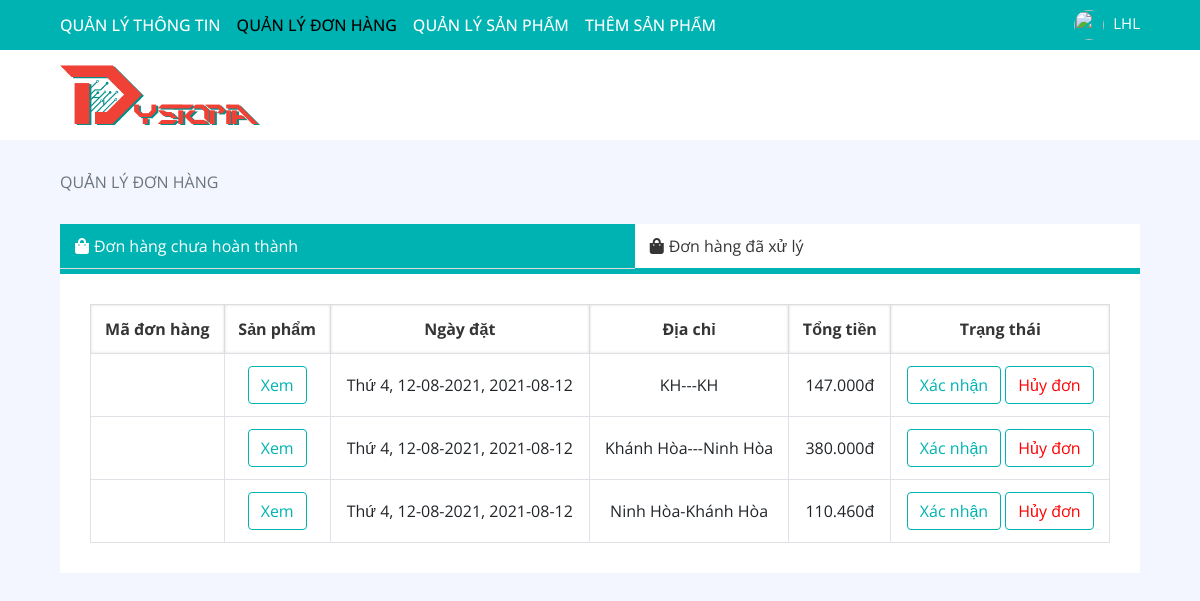
/admin/transaction-management.php (signed in), run on the app's committed database.
### tables this page shows
CREATE TABLE `transaction` (
  `id` bigint(20) NOT NULL,
  `status` tinyint(4) NOT NULL DEFAULT 0,
  `address` varchar(50) NOT NULL,
  `user_id` int(11) NOT NULL DEFAULT 0,
  `user_name` varchar(50) NOT NULL,
  `user_email` varchar(50) NOT NULL,
  `user_phone` varchar(20) NOT NULL,
  `amount` text NOT NULL DEFAULT '0',
  `product_id` varchar(255) NOT NULL,
  `payment` varchar(32) NOT NULL,
  `message` varchar(255) NOT NULL,
  `date` datetime NOT NULL DEFAULT '1900-01-01 00:00:00'
);

### admin/transaction-management.php (the view, shortened to what this page needs)
<?php
    require_once('../moneyPoint.php');
	$dbhost = 'localhost:33066';
    $dbuser = 'root';
    $dbpass = '';
    $conn = new mysqli($dbhost, $dbuser, $dbpass, "database");
    mysqli_set_charset($conn,"utf8");
    if(isset($_SESSION['name']) && isset($_SESSION['id']) && isset($_SESSION['authority'])){
        $eachPartName = preg_split("/\ /",$_SESSION['name']);
        $countName = count($eachPartName);
        if($countName == 1){
            $name = $eachPartName[$countName-1];
        }
        else{
            $name = $eachPartName[$countName-2] . " " . $eachPartName[$countName-1];
        }
        $author = $_SESSION['authority'];
    }
    else{
        header('Location: admin-login.html');
    }
?>
<!DOCTYPE html>
<html lang="en">
    <head>
        <link href="https://stackpath.bootstrapcdn.com/bootstrap/4.4.1/css/bootstrap.min.css" rel="stylesheet">
        <link href="https://cdnjs.cloudflare.com/ajax/libs/font-awesome/5.10.0/css/all.min.css" rel="stylesheet">
        <link href="../lib/slick/slick.css" rel="stylesheet">
        <link href="../lib/slick/slick-theme.css" rel="stylesheet">
        <link href="../css/style.css" rel="stylesheet">
        <link href="../css/base.css" rel="stylesheet">
    </head>
    <body>
        <div class="nav">
            <div class="container-fluid">
                <nav class="navbar navbar-expand-md bg-dark navbar-dark">
                    <div class="collapse navbar-collapse justify-content-between" id="navbarCollapse">
                        <div class="navbar-nav mr-auto">
                            <?php
                                if($author == 1){
                                    echo "<a href='admin.php' class='nav-item nav-link'>QUẢN LÝ THÔNG TIN</a>";
                                    echo "<a href='transaction-management.php' class='nav-item nav-link active'>QUẢN LÝ ĐƠN HÀNG</a>";
                                    echo "<a href='product-management.php' class='nav-item nav-link'>QUẢN LÝ SẢN PHẨM</a>";
                                    echo "<a href='add-item.php' class='nav-item nav-link'>THÊM SẢN PHẨM</a>";
                                }else{
                                    echo "<a href='transaction-management.php' class='nav-item nav-link active'>QUẢN LÝ ĐƠN HÀNG</a>";
                                }
                            ?>
                        </div>
                        <div class="header__navbar-item header__navbar-user">
                            <img class = "avatar-img" src="../img/avatar.jpg"/>
                            <span class="header__navbar-user-name"><?php echo $name;?></span>
                        </div>
                    </div>
                </nav>
            </div>
        </div>
        <div class="bottom-bar">
            <div class="container-fluid">
                <div class="row align-items-center">
                    <div class="col-md-3">
                        <div class="logo">
                            <a href="admin.php">
                                <img src="../img/logo.png" alt="Logo">
                            </a>
                        </div>
                    </div>
                </div>
            </div>
        </div>
        <div class="breadcrumb-wrap">
            <div class="container-fluid">
                <ul class="breadcrumb">
                    <li class="breadcrumb-item active">QUẢN LÝ ĐƠN HÀNG</li>
                </ul>
            </div>
        </div>
        <div class="my-account">
            <div class="container-fluid">
                <div class="row">
                    <div class="col-12">
                        <div class="nav flex-column nav-pills" role="tablist" aria-orientation="vertical">
                            <a class="nav-link active" id="incompleted-nav" data-toggle="pill" href="#incompleted-tab" role="tab"><i class="fa fa-shopping-bag"></i>Đơn hàng chưa hoàn thành</a>
                            <a class="nav-link " id="completed-nav" data-toggle="pill" href="#completed-tab" role="tab"><i class="fa fa-shopping-bag"></i>Đơn hàng đã xử lý</a>
                        </div>
                    </div>
                    <div class="col-12">
                        <div class="tab-content">
                            <div class="tab-pane fade show active" id="incompleted-tab" role="tabpanel" aria-labelledby="incompleted-nav">
                                <div class="table-responsive">
                                    <table class="table table-bordered">
                                        <thead class="thead-dark">
                                            <tr>
                                                <th>Mã đơn hàng</th>
                                                <th>Sản phẩm</th>
                                                <th>Ngày đặt</th>
                                                <th>Địa chỉ</th>
                                                <th>Tổng tiền</th>
                                                <th>Trạng thái</th>
                                            </tr>
                                        </thead>
                                        <tbody>
                                            <?php
                                                $sqlTransaction = "SELECT * FROM `transaction` WHERE status != 4 and status != 3";
                                                $rs1 = $conn->query($sqlTransaction);
                                                while($row = $rs1->fetch_assoc()){
                                                    echo "<tr>";
                                                    echo "<td>". $row["transaction_id"] ."</td>";
                                                    echo "<td><a class ='btn' href='checkout-transaction.php?id_transaction=" . $row['transaction_id'] . "'>Xem</a></td>";
                                                    $dateTime = explode( ' ', $row["date"]);
                                                    echo "<td>". dayOfDate($dateTime[0]).", ". dateFormat($dateTime[0]).", ".$dateTime[0]."</td>";
                                                    echo "<td>". $row['address']."</td>";
                                                    echo "<td>". moneyPoint($row["payment"]) ."đ</td>";
                                                    echo "<td><a href='update-status.php?id=". $row['transaction_id'] ."&status=progress' class = 'btn'>". changeStatus($row['status']) . "</a>
                                                    <a href='update-status.php?id=". $row['transaction_id'] ."&status=cancel' class = 'fail-auth__form btn'>Hủy đơn</a>
                                                    </td>";
                                                    echo "</tr>";
                                                }
                                            ?>
                                        </tbody>
                                    </table>
                                </div>
                            </div>
                        </div>
                    </div>
                </div>
            </div>
        </div>
    </body>
</html>

### moneyPoint.php (shortened to what this page needs)
<?php
    function moneyPoint($money){
        $caseString = "";
        $thousandPoint = 3;
        $milionPoint = 6;
        $bilionPoint = 9;
        $thousandBilionPoint = 12;
        $milionBilionPoint = 15;
        $money_str = (string)$money;
        $money_str = strrev($money_str);
        $moneyLength = strlen($money_str);
        for($i = 0; $i < $moneyLength; $i++){
            if($i == $thousandPoint or $i == $milionPoint or $i == $bilionPoint or $i == $thousandBilionPoint or $i == $milionBilionPoint){
                $caseString .= ("." . $money_str[$i] ) ;
            }
            else{
                $caseString .= $money_str[$i];
            }
        }
        $money_point = strrev($caseString);
        return $money_point ;
    }
    function dayOfDate($date){
        $timestamp = strtotime($date);
        $day = date('w', $timestamp);
        if($day == '8'){
            return 'Chủ nhật ';
        }
        else {
            return 'Thứ ' . $day;
        }
    }
    function changeStatus($status){
        if($status == 0){
            return '<div class="not-submit-auth__form">Xác nhận</div>';
        }
        elseif($status == 1){
            return '<div class="succes-auth__form">Giao hàng</div>';
        }
        elseif ($status == 2) {
            return '<div class="progress-auth__form">Giao hàng thành công</div>';
        }
    }
    function dateFormat($date){
        $dateFormat = explode('-', $date);
        return ($dateFormat[2]. "-" . $dateFormat[1]. "-" .$dateFormat[0]);
    }
?>

### css/style.css (style rules this page uses)
body { color: #353535; font-family: 'Open Sans', sans-serif; font-weight: 400; background: #f3f6ff; }
@media (min-width: 992px) { .container-fluid { padding-right: 60px; padding-left: 60px; } }
.btn { color: var(--primary-color); ; background: var(--white-color); border: 1px solid var(--primary-color); ; }
.nav { position: relative; }
@media (min-width: 992px) { .nav .container-fluid { padding-left: 52px; padding-right: 52px; } }
.nav .navbar { height: 100%; padding: 0; }
@media (min-width: 768px) { .nav, .nav .navbar { background: var(--primary-color) !important; height: 50px; } }
@media (min-width: 768px) { .nav .navbar-dark a.nav-link { color: var(--white-color); font-size: 16px; font-weight: 500; text-transform: uppercase; } }
@media (min-width: 768px) { .nav .navbar-dark a.nav-link:hover, .nav .navbar-dark a.nav-link.active { color: black; } }
.bottom-bar { padding: 15px 0; background: var(--white-color); margin-bottom: 30px; }
.bottom-bar .logo { text-align: left; overflow: hidden; }
.bottom-bar .logo a img { max-height: 60px; }
@media (min-width: 768px) { .bottom-bar { max-height: 90px; } }
.breadcrumb-wrap { position: relative; width: 100%; }
.breadcrumb-wrap .breadcrumb { margin: 0; padding: 0; background: transparent; }
.my-account { position: relative; padding: 30px 0; height: 600px; }
.my-account .nav.nav-pills .nav-link { padding: 10px 15px; color: #353535; background: var(--white-color); border-radius: 0; border-bottom: 1px solid #dddddd; transition: all .3s; }
.my-account .nav.nav-pills .nav-link:last-child { border-bottom: none; }
.my-account .nav.nav-pills .nav-link:hover, .my-account .nav.nav-pills .nav-link.active { color: var(--white-color); background: var(--primary-color); ; }
.my-account .nav.nav-pills .nav-link i { margin-right: 5px; }
.my-account .tab-content { padding: 30px; background: var(--white-color); }
.my-account .tab-content .table { width: 100%; text-align: center; margin-bottom: 0; }
.my-account .tab-content .table .thead-dark th { text-align: center; color: #353535; background: var(--white-color); border-color: #dddddd; border-bottom: none; vertical-align: middle; box-shadow: inset 0 0 3px #dddddd; }
.my-account .tab-content .table td { vertical-align: middle; }
.header__navbar-item { margin: 0 8px; position: relative; min-height: 26px; }
.header__navbar-user { position: relative; }
.header__navbar-user-name { margin-left: 5px; color: var(--white-color); font-size: 15px; }
.fail-auth__form { color: red; }
.avatar-img { width: 30px; height: 30px; border-radius: 50%; }

### css/base.css (style rules this page uses)
* { margin: 0; padding: 0; border: 0; font-size: 100%; }
:root { --border-color: #dbdbdb; --text-color: #333; --primary-color: #00b3b3; --white-color: white; }

### data on the page
transaction: date "Thứ 4", date "12-08-2021", date "2021-08-12", address "KH---KH", payment "147.000", status "Xác nhận"
transaction: date "Thứ 4", date "12-08-2021", date "2021-08-12", address "Khánh Hòa---Ninh Hòa", payment "380.000", status "Xác nhận"
transaction: date "Thứ 4", date "12-08-2021", date "2021-08-12", address "Ninh Hòa-Khánh Hòa", payment "110.460", status "Xác nhận"

### other printed values
$name "LHL"
